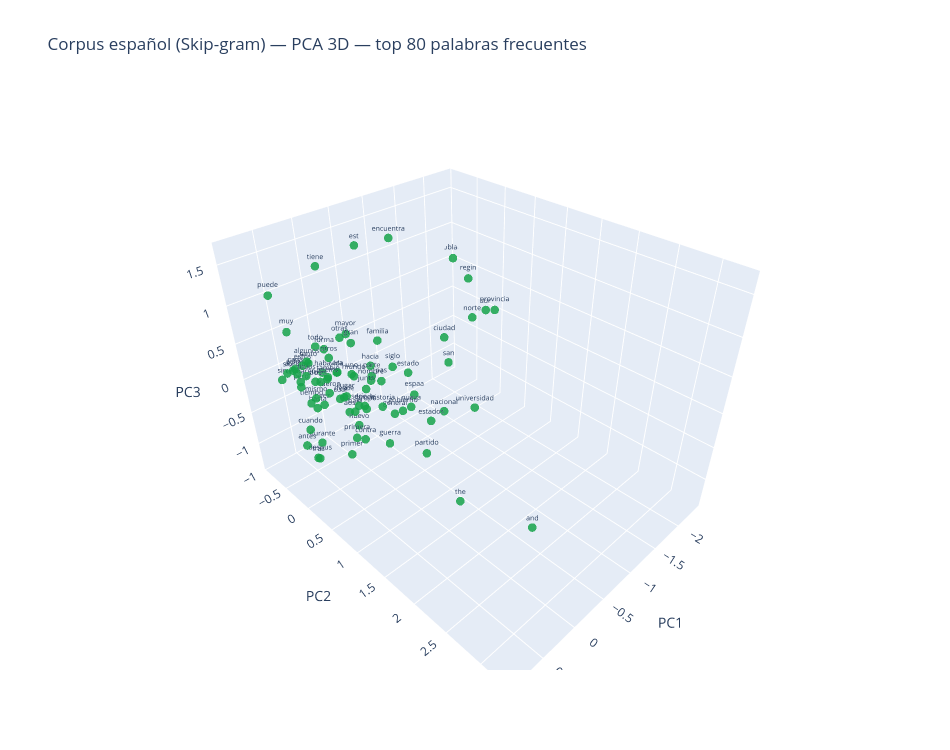

The notebook cell this image was saved under:
### Markdown cell above
## PCA 3D del corpus grande

### Code cell
# No metemos TODO el vocabulario (miles): el gráfico sería ilegible.
# Tomamos las más frecuentes del corpus (sin stopwords), hasta MAX_PALABRAS.
MAX_PALABRAS_PCA = 80
freq_es = Counter(w for o in oraciones_es for w in o)
palabras_plot_es = [
    w for w, _ in freq_es.most_common(500)
    if w not in STOP and w in es_sg.wv and len(w) > 2
][:MAX_PALABRAS_PCA]

coords_es = PCA(n_components=3, random_state=42).fit_transform(
    np.array([es_sg.wv[w] for w in palabras_plot_es])
)
print(f"Palabras en el gráfico: {len(palabras_plot_es)}")

fig2 = go.Figure()
fig2.add_trace(go.Scatter3d(
    x=coords_es[:, 0], y=coords_es[:, 1], z=coords_es[:, 2],
    mode="markers+text",
    text=palabras_plot_es,
    textposition="top center",
    textfont=dict(size=7),
    marker=dict(size=5, color="#16A34A", opacity=0.85),
))
fig2.update_layout(
    title=f"Corpus español (Skip-gram) — PCA 3D — top {len(palabras_plot_es)} palabras frecuentes",
    scene=dict(xaxis_title="PC1", yaxis_title="PC2", zaxis_title="PC3"),
    width=950, height=750,
)
fig2.show()

### Figure 1 — Plotly figure (JSON) as saved in the notebook; plotly's stock layout.template omitted (floating-point values rounded to 4 significant figures)
{"data": [{"marker": {"color": "#16A34A", "opacity": 0.85, "size": 5}, "mode": "markers+text", "text": ["tambin", "the", "pero", "aos", "dos", "desde", "hasta", "parte", "durante", "ciudad", "donde", "sin", "era", "cuando", "est", "gran", "despus", "san", "tiene", "nombre", "muy", "uno", "puede", "primera", "otros", "primer", "fueron", "forma", "mismo", "siglo", "aunque", "todo", "haba", "cual", "tres", "espaa", "mayor", "estado", "guerra", "nacional", "cada", "vez", "grupo", "poblacin", "tras", "tiempo", "adems", "pas", "lugar", "general", "sido", "historia", "todos", "bajo", "nueva", "sur", "contra", "familia", "estados", "vida", "junto", "hacia", "otras", "algunos", "norte", "mundo", "universidad", "and", "regin", "provincia", "encuentra", "partido", "nuevo", "slo", "embargo", "serie", "gobierno", "tanto", "antes", "estos"], "textfont": {"size": 7}, "textposition": "top center", "type": "scatter3d", "x": [0.4317, 0.8778, 0.5238, 0.1299, 0.6628, 0.06251, 0.3259, -0.1647, 0.35, -1.367, 0.01016, 0.7134, 0.2336, 0.5659, -0.1649, -0.04238, 0.5425, -0.8927, 0.1534, 0.05439, 0.5531, 0.2495, 0.7661, 0.3963, 0.4613, 0.5239, 0.4289, 0.2999, 0.4301, -0.497, 0.5438, 0.2505, 0.2733, 0.2953, 0.6158, -0.5085, -0.1013, -0.7694, -0.2504, -0.7948, 0.5397, 0.4258, 0.1934, -2.375, 0.5468, 0.3872, 0.429, -0.4154, 0.1656, -0.2467, 0.6009, 0.009537, 0.6222, 0.216, -0.2942, -1.976, 0.04817, -0.4176, -0.4166, 0.1657, 0.1876, -0.4756, 0.1973, 0.6182, -1.778, 0.153, -0.9747, 0.6494, -2.108, -2.248, -0.628, -0.6783, 0.1571, 0.6483, 0.4768, 0.4359, -0.7593, 0.5027, 0.6393, 0.6046], "y": [-0.008567, 2.634, -0.4986, -0.1292, 0.1059, -0.3183, -0.5438, -0.002118, -0.5286, -0.003683, 0.03717, -0.5699, -0.1164, -0.3773, -0.07993, -0.1859, -0.3009, 0.587, -0.406, 0.2899, -0.56, 0.2068, -0.4139, 0.3817, 0.1191, 0.4345, -0.02806, -0.2325, -0.3527, -0.01444, -0.5, -0.5019, -0.3882, -0.0369, 0.1334, 0.3671, -0.361, -0.05776, 0.1238, 0.5895, -0.5384, -0.1916, 0.3426, -0.8858, -0.3379, -0.5706, -0.03192, -0.1646, -0.09602, 0.2895, -0.4791, 0.4073, -0.1494, 0.1299, 0.5603, 0.1617, 0.026, -0.1708, 0.7716, -0.2468, 0.368, -0.4598, -0.03201, -0.09199, 0.1065, 0.09814, 0.9565, 3.262, -0.3032, 0.06856, -0.07065, 0.3453, 0.08941, -0.5371, -0.5769, 0.564, -0.2131, -0.2743, -0.3915, -0.2263], "z": [0.2574, 0.4613, -0.08073, -0.4724, 0.3668, -0.3793, -0.5272, -0.01137, -1.073, 0.02028, -0.3517, 0.08351, 0.1811, -0.6453, 1.663, 0.4319, -1.08, 0.1225, 1.415, 0.1734, 0.6763, 0.3167, 1.277, -0.4298, 0.5937, -0.574, 0.02213, 0.4781, -0.2201, -0.0395, 0.1164, 0.3714, 0.06477, -0.1343, 0.3544, -0.2772, 0.4579, -0.2795, -1.053, -0.57, 0.1723, -0.2356, -0.1356, 0.5288, -1.093, -0.4342, 0.2205, -0.2903, -0.1957, -0.4747, 0.2062, -0.1663, 0.2996, -0.2788, -0.2487, 0.2536, -0.8658, 0.3106, -0.4132, 0.08107, 0.1605, -0.2238, 0.676, 0.5194, 0.1994, 0.1903, -0.4115, 0.4362, 0.5077, 0.1114, 1.612, -1.35, -0.5402, 0.1605, -0.06702, 0.1595, -0.9782, 0.3593, -0.8645, 0.3953]}], "layout": {"height": 750, "scene": {"xaxis": {"title": {"text": "PC1"}}, "yaxis": {"title": {"text": "PC2"}}, "zaxis": {"title": {"text": "PC3"}}}, "title": {"text": "Corpus español (Skip-gram) — PCA 3D — top 80 palabras frecuentes"}, "width": 950}}
